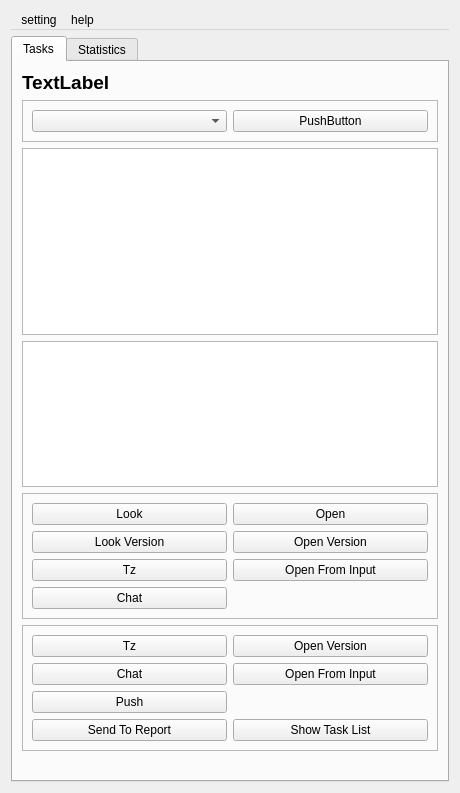
<?xml version="1.0" encoding="UTF-8"?>
<ui version="4.0">
 <class>StudioManager</class>
 <widget class="QWidget" name="StudioManager">
  <property name="geometry">
   <rect>
    <x>0</x>
    <y>0</y>
    <width>460</width>
    <height>793</height>
   </rect>
  </property>
  <property name="windowTitle">
   <string>Lineyka</string>
  </property>
  <layout class="QVBoxLayout" name="verticalLayout">
   <item>
    <widget class="QMenuBar" name="menubar">
     <widget class="QMenu" name="menuSetting">
      <property name="title">
       <string>setting</string>
      </property>
      <addaction name="separator"/>
      <addaction name="actionSet_studio"/>
      <addaction name="actionLogin"/>
      <addaction name="actionRegistration"/>
     </widget>
     <widget class="QMenu" name="menuHelp">
      <property name="title">
       <string>help</string>
      </property>
      <addaction name="actionUser_manual"/>
     </widget>
     <addaction name="menuSetting"/>
     <addaction name="menuHelp"/>
    </widget>
   </item>
   <item>
    <widget class="QTabWidget" name="tabWidget">
     <property name="currentIndex">
      <number>0</number>
     </property>
     <widget class="QWidget" name="tab_2">
      <attribute name="title">
       <string>Tasks</string>
      </attribute>
      <layout class="QVBoxLayout" name="verticalLayout_2">
       <item>
        <widget class="QLabel" name="nik_name">
         <property name="font">
          <font>
           <pointsize>14</pointsize>
           <weight>75</weight>
           <bold>true</bold>
          </font>
         </property>
         <property name="text">
          <string>TextLabel</string>
         </property>
        </widget>
       </item>
       <item>
        <widget class="QFrame" name="frame">
         <property name="maximumSize">
          <size>
           <width>16777215</width>
           <height>47</height>
          </size>
         </property>
         <property name="frameShape">
          <enum>QFrame::StyledPanel</enum>
         </property>
         <property name="frameShadow">
          <enum>QFrame::Raised</enum>
         </property>
         <layout class="QHBoxLayout" name="horizontalLayout">
          <item>
           <widget class="QComboBox" name="project_box"/>
          </item>
          <item>
           <widget class="QPushButton" name="outsource_loader_button">
            <property name="text">
             <string>PushButton</string>
            </property>
           </widget>
          </item>
         </layout>
        </widget>
       </item>
       <item>
        <widget class="QTableWidget" name="task_list_table"/>
       </item>
       <item>
        <widget class="QTextEdit" name="task_info">
         <property name="maximumSize">
          <size>
           <width>16777215</width>
           <height>150</height>
          </size>
         </property>
        </widget>
       </item>
       <item>
        <widget class="QFrame" name="distrib_frame">
         <property name="maximumSize">
          <size>
           <width>16777215</width>
           <height>146</height>
          </size>
         </property>
         <property name="frameShape">
          <enum>QFrame::StyledPanel</enum>
         </property>
         <property name="frameShadow">
          <enum>QFrame::Raised</enum>
         </property>
         <layout class="QGridLayout" name="gridLayout">
          <item row="2" column="1">
           <widget class="QPushButton" name="open_from_input_button">
            <property name="text">
             <string>Open From Input</string>
            </property>
           </widget>
          </item>
          <item row="1" column="1">
           <widget class="QPushButton" name="open_version_button">
            <property name="text">
             <string>Open Version</string>
            </property>
           </widget>
          </item>
          <item row="1" column="0">
           <widget class="QPushButton" name="look_version_button">
            <property name="text">
             <string>Look Version</string>
            </property>
           </widget>
          </item>
          <item row="3" column="0">
           <widget class="QPushButton" name="chat_button">
            <property name="text">
             <string>Chat</string>
            </property>
           </widget>
          </item>
          <item row="0" column="1">
           <widget class="QPushButton" name="open_button">
            <property name="text">
             <string>Open</string>
            </property>
           </widget>
          </item>
          <item row="2" column="0">
           <widget class="QPushButton" name="tz_button">
            <property name="text">
             <string>Tz</string>
            </property>
           </widget>
          </item>
          <item row="0" column="0">
           <widget class="QPushButton" name="look_button">
            <property name="text">
             <string>Look</string>
            </property>
           </widget>
          </item>
         </layout>
        </widget>
       </item>
       <item>
        <widget class="QFrame" name="work_frame">
         <property name="maximumSize">
          <size>
           <width>16777215</width>
           <height>146</height>
          </size>
         </property>
         <property name="frameShape">
          <enum>QFrame::StyledPanel</enum>
         </property>
         <property name="frameShadow">
          <enum>QFrame::Raised</enum>
         </property>
         <layout class="QGridLayout" name="gridLayout_2">
          <item row="2" column="0">
           <widget class="QPushButton" name="push_button">
            <property name="text">
             <string>Push</string>
            </property>
           </widget>
          </item>
          <item row="0" column="1">
           <widget class="QPushButton" name="open_version_button_2">
            <property name="text">
             <string>Open Version</string>
            </property>
           </widget>
          </item>
          <item row="1" column="0">
           <widget class="QPushButton" name="chat_button_2">
            <property name="text">
             <string>Chat</string>
            </property>
           </widget>
          </item>
          <item row="0" column="0">
           <widget class="QPushButton" name="tz_button_2">
            <property name="text">
             <string>Tz</string>
            </property>
           </widget>
          </item>
          <item row="3" column="0">
           <widget class="QPushButton" name="report_button">
            <property name="text">
             <string>Send To Report</string>
            </property>
           </widget>
          </item>
          <item row="1" column="1">
           <widget class="QPushButton" name="open_from_input_button_2">
            <property name="text">
             <string>Open From Input</string>
            </property>
           </widget>
          </item>
          <item row="3" column="1">
           <widget class="QPushButton" name="show_task_list_button">
            <property name="text">
             <string>Show Task List</string>
            </property>
           </widget>
          </item>
         </layout>
        </widget>
       </item>
       <item>
        <widget class="QLabel" name="current_file">
         <property name="text">
          <string/>
         </property>
        </widget>
       </item>
      </layout>
     </widget>
     <widget class="QWidget" name="tab_3">
      <attribute name="title">
       <string>Statistics</string>
      </attribute>
     </widget>
    </widget>
   </item>
  </layout>
  <action name="actionSet_studio">
   <property name="text">
    <string>set studio</string>
   </property>
  </action>
  <action name="actionLogin">
   <property name="text">
    <string>login</string>
   </property>
  </action>
  <action name="actionUser_manual">
   <property name="text">
    <string>user manual</string>
   </property>
  </action>
  <action name="actionRegistration">
   <property name="text">
    <string>registration</string>
   </property>
  </action>
 </widget>
 <resources/>
 <connections/>
</ui>
